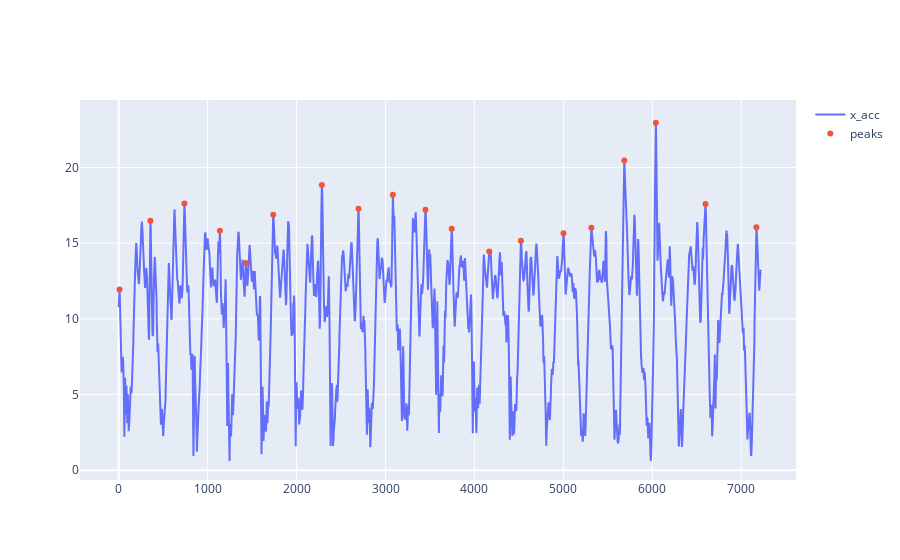

Write notebook code for a chart like this one.
### Code cell
x_acc, t = prepare_time_series('./data/bike _accm.csv',centred = False)

x_acc = x_acc[15780:23000]
T = 380
fig = go.Figure()
fig.add_scatter(y = x_acc[:], mode='lines', name='x_acc')
peaks = scipy.signal.find_peaks(x_acc, distance=T//(1.3 + T/len(x_acc)))[0]
fig.add_scatter(x=peaks, y=x_acc[peaks], mode='markers', name='peaks')
fig.show()

### Figure 1 — Plotly figure (JSON) as saved in the notebook; plotly's stock layout.template omitted (floating-point values rounded to 4 significant figures; data arrays with more than 128 entries replaced by an {"elided": "..."} marker saying what was removed)
{"data": [{"mode": "lines", "name": "x_acc", "type": "scatter", "y": {"elided": "7220 float values"}}, {"mode": "markers", "name": "peaks", "type": "scatter", "x": [10, 357, 739, 1138, 1430, 1738, 2284, 2696, 3083, 3449, 3744, 4166, 4522, 5001, 5314, 5684, 6039, 6597, 7170], "y": [11.94, 16.49, 17.62, 15.82, 13.7, 16.89, 18.85, 17.27, 18.21, 17.22, 15.95, 14.44, 15.17, 15.66, 16.02, 20.47, 22.96, 17.58, 16.05]}], "layout": {"autosize": true, "xaxis": {"autorange": true, "range": [-417.9, 7598.0], "type": "linear"}, "yaxis": {"autorange": true, "range": [-0.6614, 24.76], "type": "linear"}}}
